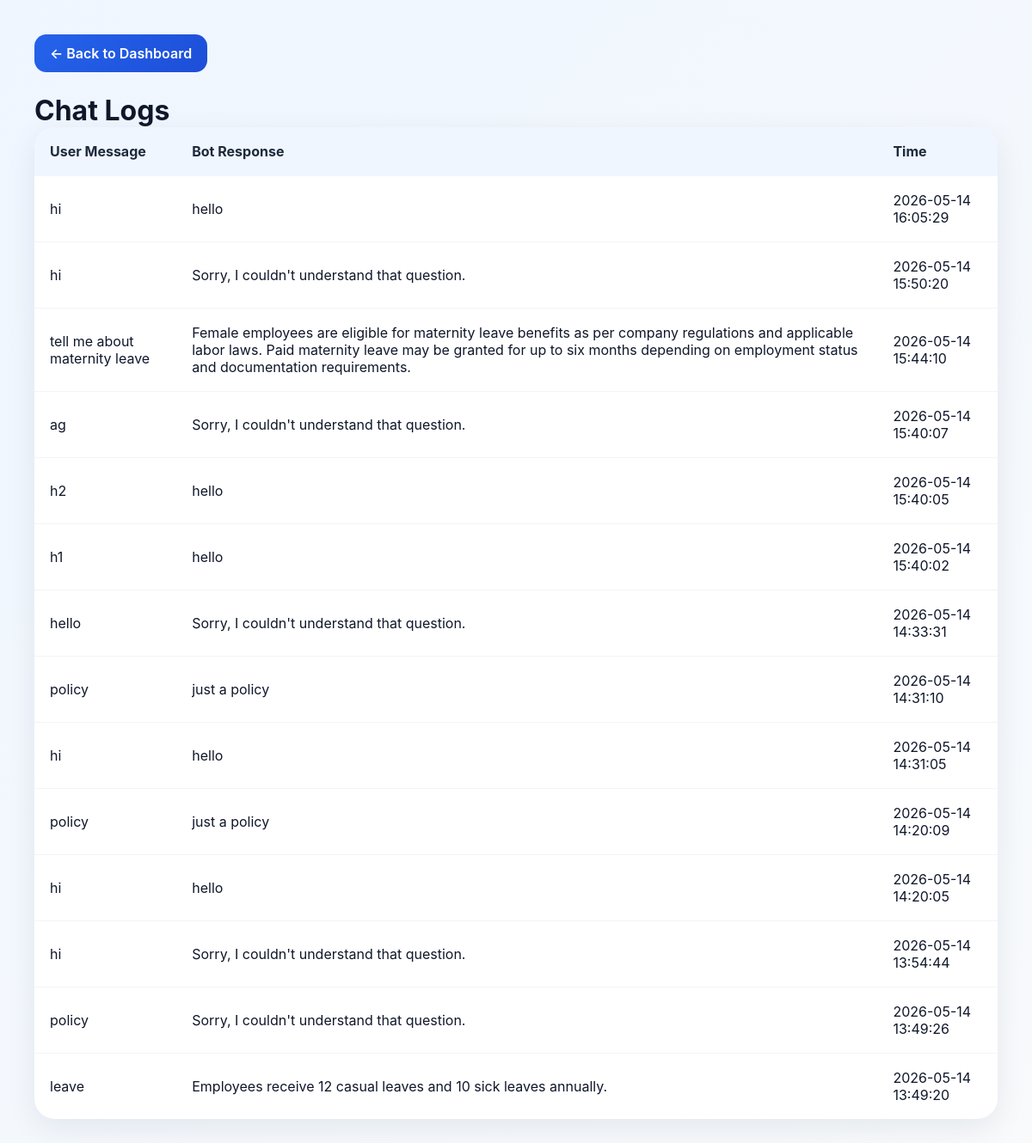
The page /chat_logs.php (signed in) on the database its author committed.
### tables this page shows
CREATE TABLE `chat_logs` (
  `id` int(11) NOT NULL,
  `user_message` text DEFAULT NULL,
  `bot_response` text DEFAULT NULL,
  `created_at` timestamp NOT NULL DEFAULT current_timestamp()
);

### chat_logs.php (the view, shortened to what this page needs)
<?php
include 'db.php';
$logs = mysqli_query($conn,
"SELECT * FROM chat_logs ORDER BY id DESC");
?>
<!DOCTYPE html>
<html>
<head>
<link rel="stylesheet"
      href="style.css">
</head>
<body>
<div class="dashboard-container">
<a href="admin.php"
   class="back-btn">
   ← Back to Dashboard
</a>
<h1>Chat Logs</h1>
<table>
<tr>
<th>User Message</th>
<th>Bot Response</th>
<th>Time</th>
</tr>
<?php while($row = mysqli_fetch_assoc($logs)) { ?>
<tr>
<td><?php echo $row['user_message']; ?></td>
<td><?php echo $row['bot_response']; ?></td>
<td><?php echo $row['created_at']; ?></td>
</tr>
<?php } ?>
</table>
</div>
</body>
</html>

### style.css (style rules this page uses)
* { margin:0; padding:0; box-sizing:border-box; }
:root { --primary:#2563eb; --primary-dark:#1d4ed8; --bg:#f4f7fb; --card:#ffffff; --text:#0f172a; --subtext:#64748b; --border:#e2e8f0; --bot:#eef2ff; --shadow:0 10px 35px rgba(15,23,42,0.08); }
body { font-family:Inter, Arial, sans-serif; background:linear-gradient(135deg,#eff6ff,#f8fafc); min-height:100vh; color:var(--text); }
.dashboard-container { padding:40px; }
table { width:100%; border-collapse:collapse; background:white; border-radius:24px; overflow:hidden; box-shadow:var(--shadow); }
th { background:#eff6ff; color:#1e293b; padding:18px; text-align:left; }
td { padding:18px; border-top:1px solid #f1f5f9; }
table { overflow:hidden; }
td { vertical-align:middle; }
.back-btn { display:inline-flex; align-items:center; gap:8px; background:linear-gradient(135deg,#2563eb,#1d4ed8); color:white; text-decoration:none; padding:12px 18px; border-radius:14px; margin-bottom:25px; font-weight:600; transition:0.3s ease; width:fit-content; }

### rows shown on the page
chat_logs: user_message "hi", bot_response "hello", created_at "2026-05-14 16:05:29"
chat_logs: user_message "hi", bot_response "Sorry, I couldn't understand that question.", created_at "2026-05-14 15:50:20"
chat_logs: user_message "tell me about maternity leave", bot_response "Female employees are eligible for maternity leave benefits as per company regulations and applicable labor laws. Paid maternity leave may be granted for up to six months depending on employment status and documentation requirements.", created_at "2026-05-14 15:44:10"
chat_logs: user_message "ag", bot_response "Sorry, I couldn't understand that question.", created_at "2026-05-14 15:40:07"
chat_logs: user_message "h2", bot_response "hello", created_at "2026-05-14 15:40:05"
chat_logs: user_message "h1", bot_response "hello", created_at "2026-05-14 15:40:02"
chat_logs: user_message "hello", bot_response "Sorry, I couldn't understand that question.", created_at "2026-05-14 14:33:31"
chat_logs: user_message "policy", bot_response "just a policy", created_at "2026-05-14 14:31:10"
chat_logs: user_message "hi", bot_response "hello", created_at "2026-05-14 14:31:05"
chat_logs: user_message "policy", bot_response "just a policy", created_at "2026-05-14 14:20:09"
chat_logs: user_message "hi", bot_response "hello", created_at "2026-05-14 14:20:05"
chat_logs: user_message "hi", bot_response "Sorry, I couldn't understand that question.", created_at "2026-05-14 13:54:44"
chat_logs: user_message "policy", bot_response "Sorry, I couldn't understand that question.", created_at "2026-05-14 13:49:26"
chat_logs: user_message "leave", bot_response "Employees receive 12 casual leaves and 10 sick leaves annually.", created_at "2026-05-14 13:49:20"
